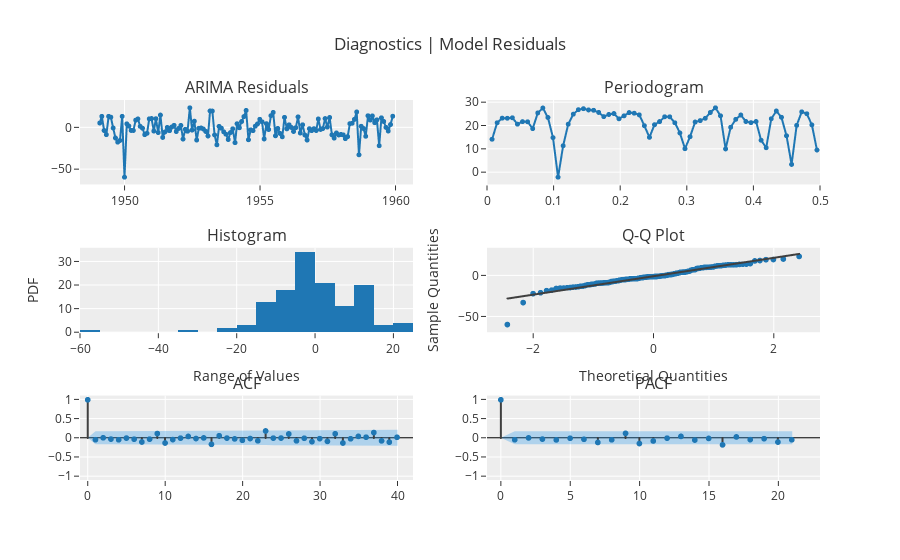

Notebook source saved alongside this figure:
### Code cell
exp.plot_model(sarima111112, plot='diagnostics')

### Figure 1 — Plotly figure (JSON) as saved in the notebook; plotly's stock layout.template omitted (floating-point values rounded to 4 significant figures; data arrays with more than 128 entries replaced by an {"elided": "..."} marker saying what was removed)
{"data": [{"line": {"color": "rgb(31, 119, 180)", "width": 2}, "marker": {"color": "rgb(31, 119, 180)", "size": 5}, "mode": "lines+markers", "name": "ARIMA", "showlegend": false, "type": "scattergl", "x": {"elided": "131 str values"}, "xaxis": "x", "y": {"elided": "131 float values"}, "yaxis": "y"}, {"hoverinfo": "text", "hovertext": ["Freq: 0.0076<br>Ampl: 14.2358<br>Time period: 131.0", "Freq: 0.0153<br>Ampl: 21.3504<br>Time period: 65.5", "Freq: 0.0229<br>Ampl: 23.3305<br>Time period: 43.6667", "Freq: 0.0305<br>Ampl: 23.2862<br>Time period: 32.75", "Freq: 0.0382<br>Ampl: 23.4818<br>Time period: 26.2", "Freq: 0.0458<br>Ampl: 20.7438<br>Time period: 21.8333", "Freq: 0.0534<br>Ampl: 21.8332<br>Time period: 18.7143", "Freq: 0.0611<br>Ampl: 21.7573<br>Time period: 16.375", "Freq: 0.0687<br>Ampl: 18.8166<br>Time period: 14.5556", "Freq: 0.0763<br>Ampl: 25.575<br>Time period: 13.1", "Freq: 0.084<br>Ampl: 27.6827<br>Time period: 11.9091", "Freq: 0.0916<br>Ampl: 23.6215<br>Time period: 10.9167", "Freq: 0.0992<br>Ampl: 14.9346<br>Time period: 10.0769", "Freq: 0.1069<br>Ampl: -2.1112<br>Time period: 9.3571", "Freq: 0.1145<br>Ampl: 11.4421<br>Time period: 8.7333", "Freq: 0.1221<br>Ampl: 20.7265<br>Time period: 8.1875", "Freq: 0.1298<br>Ampl: 25.0536<br>Time period: 7.7059", "Freq: 0.1374<br>Ampl: 26.9767<br>Time period: 7.2778", "Freq: 0.145<br>Ampl: 27.4036<br>Time period: 6.8947", "Freq: 0.1527<br>Ampl: 26.871<br>Time period: 6.55", "Freq: 0.1603<br>Ampl: 26.7139<br>Time period: 6.2381", "Freq: 0.1679<br>Ampl: 25.7969<br>Time period: 5.9545", "Freq: 0.1756<br>Ampl: 23.9847<br>Time period: 5.6957", "Freq: 0.1832<br>Ampl: 24.9203<br>Time period: 5.4583", "Freq: 0.1908<br>Ampl: 25.299<br>Time period: 5.24", "Freq: 0.1985<br>Ampl: 23.0395<br>Time period: 5.0385", "Freq: 0.2061<br>Ampl: 24.3248<br>Time period: 4.8519", "Freq: 0.2137<br>Ampl: 25.7276<br>Time period: 4.6786", "Freq: 0.2214<br>Ampl: 25.4566<br>Time period: 4.5172", "Freq: 0.229<br>Ampl: 24.7381<br>Time period: 4.3667", "Freq: 0.2366<br>Ampl: 20.0809<br>Time period: 4.2258", "Freq: 0.2443<br>Ampl: 15.0561<br>Time period: 4.0938", "Freq: 0.2519<br>Ampl: 20.5063<br>Time period: 3.9697", "Freq: 0.2595<br>Ampl: 21.8465<br>Time period: 3.8529", "Freq: 0.2672<br>Ampl: 23.9206<br>Time period: 3.7429", "Freq: 0.2748<br>Ampl: 23.9106<br>Time period: 3.6389", "Freq: 0.2824<br>Ampl: 21.3491<br>Time period: 3.5405", "Freq: 0.2901<br>Ampl: 16.9388<br>Time period: 3.4474", "Freq: 0.2977<br>Ampl: 10.1769<br>Time period: 3.359", "Freq: 0.3053<br>Ampl: 15.3413<br>Time period: 3.275", "Freq: 0.313<br>Ampl: 21.6448<br>Time period: 3.1951", "Freq: 0.3206<br>Ampl: 22.2707<br>Time period: 3.119", "Freq: 0.3282<br>Ampl: 23.2787<br>Time period: 3.0465", "Freq: 0.3359<br>Ampl: 25.7691<br>Time period: 2.9773", "Freq: 0.3435<br>Ampl: 27.7845<br>Time period: 2.9111", "Freq: 0.3511<br>Ampl: 24.3489<br>Time period: 2.8478", "Freq: 0.3588<br>Ampl: 10.0743<br>Time period: 2.7872", "Freq: 0.3664<br>Ampl: 19.3941<br>Time period: 2.7292", "Freq: 0.374<br>Ampl: 22.8138<br>Time period: 2.6735", "Freq: 0.3817<br>Ampl: 24.6775<br>Time period: 2.62", "Freq: 0.3893<br>Ampl: 21.8917<br>Time period: 2.5686", "Freq: 0.3969<br>Ampl: 21.4048<br>Time period: 2.5192", "Freq: 0.4046<br>Ampl: 21.8666<br>Time period: 2.4717", "Freq: 0.4122<br>Ampl: 13.7998<br>Time period: 2.4259", "Freq: 0.4198<br>Ampl: 10.5686<br>Time period: 2.3818", "Freq: 0.4275<br>Ampl: 23.0814<br>Time period: 2.3393", "Freq: 0.4351<br>Ampl: 26.4028<br>Time period: 2.2982", "Freq: 0.4427<br>Ampl: 23.7009<br>Time period: 2.2586", "Freq: 0.4504<br>Ampl: 15.7419<br>Time period: 2.2203", "Freq: 0.458<br>Ampl: 3.4031<br>Time period: 2.1833", "Freq: 0.4656<br>Ampl: 20.2183<br>Time period: 2.1475", "Freq: 0.4733<br>Ampl: 26.0402<br>Time period: 2.1129", "Freq: 0.4809<br>Ampl: 25.226<br>Time period: 2.0794", "Freq: 0.4885<br>Ampl: 20.4168<br>Time period: 2.0469", "Freq: 0.4962<br>Ampl: 9.6002<br>Time period: 2.0154"], "line": {"color": "#1f77b4", "width": 2}, "marker": {"size": 5}, "mode": "lines+markers", "name": "ARIMA", "showlegend": false, "type": "scattergl", "x": [0.007634, 0.01527, 0.0229, 0.03053, 0.03817, 0.0458, 0.05344, 0.06107, 0.0687, 0.07634, 0.08397, 0.0916, 0.09924, 0.1069, 0.1145, 0.1221, 0.1298, 0.1374, 0.145, 0.1527, 0.1603, 0.1679, 0.1756, 0.1832, 0.1908, 0.1985, 0.2061, 0.2137, 0.2214, 0.229, 0.2366, 0.2443, 0.2519, 0.2595, 0.2672, 0.2748, 0.2824, 0.2901, 0.2977, 0.3053, 0.313, 0.3206, 0.3282, 0.3359, 0.3435, 0.3511, 0.3588, 0.3664, 0.374, 0.3817, 0.3893, 0.3969, 0.4046, 0.4122, 0.4198, 0.4275, 0.4351, 0.4427, 0.4504, 0.458, 0.4656, 0.4733, 0.4809, 0.4885, 0.4962], "xaxis": "x2", "y": [14.24, 21.35, 23.33, 23.29, 23.48, 20.74, 21.83, 21.76, 18.82, 25.57, 27.68, 23.62, 14.93, -2.111, 11.44, 20.73, 25.05, 26.98, 27.4, 26.87, 26.71, 25.8, 23.98, 24.92, 25.3, 23.04, 24.32, 25.73, 25.46, 24.74, 20.08, 15.06, 20.51, 21.85, 23.92, 23.91, 21.35, 16.94, 10.18, 15.34, 21.64, 22.27, 23.28, 25.77, 27.78, 24.35, 10.07, 19.39, 22.81, 24.68, 21.89, 21.4, 21.87, 13.8, 10.57, 23.08, 26.4, 23.7, 15.74, 3.403, 20.22, 26.04, 25.23, 20.42, 9.6], "yaxis": "y2"}, {"alignmentgroup": "True", "bingroup": "x", "hovertemplate": "variable=ARIMA<br>value=%{x}<br>count=%{y}<extra></extra>", "legendgroup": "ARIMA", "marker": {"color": "#1f77b4", "pattern": {"shape": ""}}, "name": "ARIMA", "offsetgroup": "ARIMA", "orientation": "v", "showlegend": false, "type": "histogram", "x": {"elided": "131 float values"}, "xaxis": "x3", "yaxis": "y3"}, {"marker": {"color": "#1f77b4"}, "mode": "markers", "name": "ARIMA", "showlegend": false, "type": "scattergl", "x": {"elided": "131 float values"}, "xaxis": "x4", "y": {"elided": "131 float values"}, "yaxis": "y4"}, {"line": {"color": "#3f3f3f"}, "mode": "lines", "name": "ARIMA", "showlegend": false, "type": "scattergl", "x": {"elided": "131 float values"}, "xaxis": "x4", "y": {"elided": "131 float values"}, "yaxis": "y4"}, {"line": {"color": "#3f3f3f"}, "mode": "lines", "name": "ACF", "showlegend": false, "type": "scattergl", "x": [0, 0], "xaxis": "x5", "y": [0, 1], "yaxis": "y5"}, {"line": {"color": "#3f3f3f"}, "mode": "lines", "name": "ACF", "showlegend": false, "type": "scattergl", "x": [1, 1], "xaxis": "x5", "y": [0, -0.04535], "yaxis": "y5"}, {"line": {"color": "#3f3f3f"}, "mode": "lines", "name": "ACF", "showlegend": false, "type": "scattergl", "x": [2, 2], "xaxis": "x5", "y": [0, 0.004864], "yaxis": "y5"}, {"line": {"color": "#3f3f3f"}, "mode": "lines", "name": "ACF", "showlegend": false, "type": "scattergl", "x": [3, 3], "xaxis": "x5", "y": [0, -0.0286], "yaxis": "y5"}, {"line": {"color": "#3f3f3f"}, "mode": "lines", "name": "ACF", "showlegend": false, "type": "scattergl", "x": [4, 4], "xaxis": "x5", "y": [0, -0.04558], "yaxis": "y5"}, {"line": {"color": "#3f3f3f"}, "mode": "lines", "name": "ACF", "showlegend": false, "type": "scattergl", "x": [5, 5], "xaxis": "x5", "y": [0, -0.002527], "yaxis": "y5"}, {"line": {"color": "#3f3f3f"}, "mode": "lines", "name": "ACF", "showlegend": false, "type": "scattergl", "x": [6, 6], "xaxis": "x5", "y": [0, -0.0307], "yaxis": "y5"}, {"line": {"color": "#3f3f3f"}, "mode": "lines", "name": "ACF", "showlegend": false, "type": "scattergl", "x": [7, 7], "xaxis": "x5", "y": [0, -0.1044], "yaxis": "y5"}, {"line": {"color": "#3f3f3f"}, "mode": "lines", "name": "ACF", "showlegend": false, "type": "scattergl", "x": [8, 8], "xaxis": "x5", "y": [0, -0.03068], "yaxis": "y5"}, {"line": {"color": "#3f3f3f"}, "mode": "lines", "name": "ACF", "showlegend": false, "type": "scattergl", "x": [9, 9], "xaxis": "x5", "y": [0, 0.1163], "yaxis": "y5"}, {"line": {"color": "#3f3f3f"}, "mode": "lines", "name": "ACF", "showlegend": false, "type": "scattergl", "x": [10, 10], "xaxis": "x5", "y": [0, -0.1306], "yaxis": "y5"}, {"line": {"color": "#3f3f3f"}, "mode": "lines", "name": "ACF", "showlegend": false, "type": "scattergl", "x": [11, 11], "xaxis": "x5", "y": [0, -0.04161], "yaxis": "y5"}, {"line": {"color": "#3f3f3f"}, "mode": "lines", "name": "ACF", "showlegend": false, "type": "scattergl", "x": [12, 12], "xaxis": "x5", "y": [0, -0.003518], "yaxis": "y5"}, {"line": {"color": "#3f3f3f"}, "mode": "lines", "name": "ACF", "showlegend": false, "type": "scattergl", "x": [13, 13], "xaxis": "x5", "y": [0, 0.04087], "yaxis": "y5"}, {"line": {"color": "#3f3f3f"}, "mode": "lines", "name": "ACF", "showlegend": false, "type": "scattergl", "x": [14, 14], "xaxis": "x5", "y": [0, -0.01432], "yaxis": "y5"}, {"line": {"color": "#3f3f3f"}, "mode": "lines", "name": "ACF", "showlegend": false, "type": "scattergl", "x": [15, 15], "xaxis": "x5", "y": [0, 0.00194], "yaxis": "y5"}, {"line": {"color": "#3f3f3f"}, "mode": "lines", "name": "ACF", "showlegend": false, "type": "scattergl", "x": [16, 16], "xaxis": "x5", "y": [0, -0.1658], "yaxis": "y5"}, {"line": {"color": "#3f3f3f"}, "mode": "lines", "name": "ACF", "showlegend": false, "type": "scattergl", "x": [17, 17], "xaxis": "x5", "y": [0, 0.05896], "yaxis": "y5"}, {"line": {"color": "#3f3f3f"}, "mode": "lines", "name": "ACF", "showlegend": false, "type": "scattergl", "x": [18, 18], "xaxis": "x5", "y": [0, -0.002135], "yaxis": "y5"}, {"line": {"color": "#3f3f3f"}, "mode": "lines", "name": "ACF", "showlegend": false, "type": "scattergl", "x": [19, 19], "xaxis": "x5", "y": [0, -0.02404], "yaxis": "y5"}, {"line": {"color": "#3f3f3f"}, "mode": "lines", "name": "ACF", "showlegend": false, "type": "scattergl", "x": [20, 20], "xaxis": "x5", "y": [0, -0.06066], "yaxis": "y5"}, {"line": {"color": "#3f3f3f"}, "mode": "lines", "name": "ACF", "showlegend": false, "type": "scattergl", "x": [21, 21], "xaxis": "x5", "y": [0, -0.01405], "yaxis": "y5"}, {"line": {"color": "#3f3f3f"}, "mode": "lines", "name": "ACF", "showlegend": false, "type": "scattergl", "x": [22, 22], "xaxis": "x5", "y": [0, -0.0739], "yaxis": "y5"}, {"line": {"color": "#3f3f3f"}, "mode": "lines", "name": "ACF", "showlegend": false, "type": "scattergl", "x": [23, 23], "xaxis": "x5", "y": [0, 0.1838], "yaxis": "y5"}, {"line": {"color": "#3f3f3f"}, "mode": "lines", "name": "ACF", "showlegend": false, "type": "scattergl", "x": [24, 24], "xaxis": "x5", "y": [0, -0.00345], "yaxis": "y5"}, {"line": {"color": "#3f3f3f"}, "mode": "lines", "name": "ACF", "showlegend": false, "type": "scattergl", "x": [25, 25], "xaxis": "x5", "y": [0, -0.001762], "yaxis": "y5"}, {"line": {"color": "#3f3f3f"}, "mode": "lines", "name": "ACF", "showlegend": false, "type": "scattergl", "x": [26, 26], "xaxis": "x5", "y": [0, 0.1059], "yaxis": "y5"}, {"line": {"color": "#3f3f3f"}, "mode": "lines", "name": "ACF", "showlegend": false, "type": "scattergl", "x": [27, 27], "xaxis": "x5", "y": [0, -0.07447], "yaxis": "y5"}, {"line": {"color": "#3f3f3f"}, "mode": "lines", "name": "ACF", "showlegend": false, "type": "scattergl", "x": [28, 28], "xaxis": "x5", "y": [0, -0.006777], "yaxis": "y5"}, {"line": {"color": "#3f3f3f"}, "mode": "lines", "name": "ACF", "showlegend": false, "type": "scattergl", "x": [29, 29], "xaxis": "x5", "y": [0, -0.0961], "yaxis": "y5"}, {"line": {"color": "#3f3f3f"}, "mode": "lines", "name": "ACF", "showlegend": false, "type": "scattergl", "x": [30, 30], "xaxis": "x5", "y": [0, -0.01674], "yaxis": "y5"}, {"line": {"color": "#3f3f3f"}, "mode": "lines", "name": "ACF", "showlegend": false, "type": "scattergl", "x": [31, 31], "xaxis": "x5", "y": [0, -0.08805], "yaxis": "y5"}, {"line": {"color": "#3f3f3f"}, "mode": "lines", "name": "ACF", "showlegend": false, "type": "scattergl", "x": [32, 32], "xaxis": "x5", "y": [0, 0.1101], "yaxis": "y5"}, {"line": {"color": "#3f3f3f"}, "mode": "lines", "name": "ACF", "showlegend": false, "type": "scattergl", "x": [33, 33], "xaxis": "x5", "y": [0, -0.1311], "yaxis": "y5"}, {"line": {"color": "#3f3f3f"}, "mode": "lines", "name": "ACF", "showlegend": false, "type": "scattergl", "x": [34, 34], "xaxis": "x5", "y": [0, -0.02019], "yaxis": "y5"}, {"line": {"color": "#3f3f3f"}, "mode": "lines", "name": "ACF", "showlegend": false, "type": "scattergl", "x": [35, 35], "xaxis": "x5", "y": [0, 0.04272], "yaxis": "y5"}, {"line": {"color": "#3f3f3f"}, "mode": "lines", "name": "ACF", "showlegend": false, "type": "scattergl", "x": [36, 36], "xaxis": "x5", "y": [0, 0.02158], "yaxis": "y5"}, {"line": {"color": "#3f3f3f"}, "mode": "lines", "name": "ACF", "showlegend": false, "type": "scattergl", "x": [37, 37], "xaxis": "x5", "y": [0, 0.1421], "yaxis": "y5"}, {"line": {"color": "#3f3f3f"}, "mode": "lines", "name": "ACF", "showlegend": false, "type": "scattergl", "x": [38, 38], "xaxis": "x5", "y": [0, -0.07517], "yaxis": "y5"}, {"line": {"color": "#3f3f3f"}, "mode": "lines", "name": "ACF", "showlegend": false, "type": "scattergl", "x": [39, 39], "xaxis": "x5", "y": [0, -0.1087], "yaxis": "y5"}, {"line": {"color": "#3f3f3f"}, "mode": "lines", "name": "ACF", "showlegend": false, "type": "scattergl", "x": [40, 40], "xaxis": "x5", "y": [0, 0.01846], "yaxis": "y5"}, {"marker": {"color": "#1f77b4", "size": 6}, "mode": "markers", "name": "ACF", "showlegend": false, "type": "scattergl", "x": [0, 1, 2, 3, 4, 5, 6, 7, 8, 9, 10, 11, 12, 13, 14, 15, 16, 17, 18, 19, 20, 21, 22, 23, 24, 25, 26, 27, 28, 29, 30, 31, 32, 33, 34, 35, 36, 37, 38, 39, 40], "xaxis": "x5", "y": [1, -0.04535, 0.004864, -0.0286, -0.04558, -0.002527, -0.0307, -0.1044, -0.03068, 0.1163, -0.1306, -0.04161, -0.003518, 0.04087, -0.01432, 0.00194, -0.1658, 0.05896, -0.002135, -0.02404, -0.06066, -0.01405, -0.0739, 0.1838, -0.00345, -0.001762, 0.1059, -0.07447, -0.006777, -0.0961, -0.01674, -0.08805, 0.1101, -0.1311, -0.02019, 0.04272, 0.02158, 0.1421, -0.07517, -0.1087, 0.01846], "yaxis": "y5"}, {"line": {"color": "rgba(255,255,255,0)"}, "mode": "lines", "name": "UC", "showlegend": false, "type": "scatter", "x": [0, 1, 2, 3, 4, 5, 6, 7, 8, 9, 10, 11, 12, 13, 14, 15, 16, 17, 18, 19, 20, 21, 22, 23, 24, 25, 26, 27, 28, 29, 30, 31, 32, 33, 34, 35, 36, 37, 38, 39, 40], "xaxis": "x5", "y": [0, 0.1712, 0.1716, 0.1716, 0.1717, 0.1721, 0.1721, 0.1723, 0.1741, 0.1743, 0.1765, 0.1793, 0.1796, 0.1796, 0.1799, 0.1799, 0.1799, 0.1844, 0.1849, 0.1849, 0.185, 0.1856, 0.1856, 0.1865, 0.1917, 0.1917, 0.1917, 0.1934, 0.1943, 0.1943, 0.1957, 0.1957, 0.1969, 0.1986, 0.2012, 0.2012, 0.2015, 0.2016, 0.2045, 0.2053, 0.207], "yaxis": "y5"}, {"fill": "tonexty", "fillcolor": "rgba(32, 146, 230,0.3)", "line": {"color": "rgba(255,255,255,0)"}, "mode": "lines", "name": "LC", "showlegend": false, "type": "scatter", "x": [0, 1, 2, 3, 4, 5, 6, 7, 8, 9, 10, 11, 12, 13, 14, 15, 16, 17, 18, 19, 20, 21, 22, 23, 24, 25, 26, 27, 28, 29, 30, 31, 32, 33, 34, 35, 36, 37, 38, 39, 40], "xaxis": "x5", "y": [0, -0.1712, -0.1716, -0.1716, -0.1717, -0.1721, -0.1721, -0.1723, -0.1741, -0.1743, -0.1765, -0.1793, -0.1796, -0.1796, -0.1799, -0.1799, -0.1799, -0.1844, -0.1849, -0.1849, -0.185, -0.1856, -0.1856, -0.1865, -0.1917, -0.1917, -0.1917, -0.1934, -0.1943, -0.1943, -0.1957, -0.1957, -0.1969, -0.1986, -0.2012, -0.2012, -0.2015, -0.2016, -0.2045, -0.2053, -0.207], "yaxis": "y5"}, {"line": {"color": "#3f3f3f"}, "mode": "lines", "name": "PACF", "showlegend": false, "type": "scattergl", "x": [0, 0], "xaxis": "x6", "y": [0, 1], "yaxis": "y6"}, {"line": {"color": "#3f3f3f"}, "mode": "lines", "name": "PACF", "showlegend": false, "type": "scattergl", "x": [1, 1], "xaxis": "x6", "y": [0, -0.0457], "yaxis": "y6"}, {"line": {"color": "#3f3f3f"}, "mode": "lines", "name": "PACF", "showlegend": false, "type": "scattergl", "x": [2, 2], "xaxis": "x6", "y": [0, 0.002857], "yaxis": "y6"}, {"line": {"color": "#3f3f3f"}, "mode": "lines", "name": "PACF", "showlegend": false, "type": "scattergl", "x": [3, 3], "xaxis": "x6", "y": [0, -0.02898], "yaxis": "y6"}, {"line": {"color": "#3f3f3f"}, "mode": "lines", "name": "PACF", "showlegend": false, "type": "scattergl", "x": [4, 4], "xaxis": "x6", "y": [0, -0.04982], "yaxis": "y6"}, {"line": {"color": "#3f3f3f"}, "mode": "lines", "name": "PACF", "showlegend": false, "type": "scattergl", "x": [5, 5], "xaxis": "x6", "y": [0, -0.006946], "yaxis": "y6"}, {"line": {"color": "#3f3f3f"}, "mode": "lines", "name": "PACF", "showlegend": false, "type": "scattergl", "x": [6, 6], "xaxis": "x6", "y": [0, -0.03339], "yaxis": "y6"}, {"line": {"color": "#3f3f3f"}, "mode": "lines", "name": "PACF", "showlegend": false, "type": "scattergl", "x": [7, 7], "xaxis": "x6", "y": [0, -0.1171], "yaxis": "y6"}, {"line": {"color": "#3f3f3f"}, "mode": "lines", "name": "PACF", "showlegend": false, "type": "scattergl", "x": [8, 8], "xaxis": "x6", "y": [0, -0.04739], "yaxis": "y6"}, {"line": {"color": "#3f3f3f"}, "mode": "lines", "name": "PACF", "showlegend": false, "type": "scattergl", "x": [9, 9], "xaxis": "x6", "y": [0, 0.1208], "yaxis": "y6"}, {"line": {"color": "#3f3f3f"}, "mode": "lines", "name": "PACF", "showlegend": false, "type": "scattergl", "x": [10, 10], "xaxis": "x6", "y": [0, -0.1449], "yaxis": "y6"}, {"line": {"color": "#3f3f3f"}, "mode": "lines", "name": "PACF", "showlegend": false, "type": "scattergl", "x": [11, 11], "xaxis": "x6", "y": [0, -0.07801], "yaxis": "y6"}, {"line": {"color": "#3f3f3f"}, "mode": "lines", "name": "PACF", "showlegend": false, "type": "scattergl", "x": [12, 12], "xaxis": "x6", "y": [0, -0.003691], "yaxis": "y6"}, {"line": {"color": "#3f3f3f"}, "mode": "lines", "name": "PACF", "showlegend": false, "type": "scattergl", "x": [13, 13], "xaxis": "x6", "y": [0, 0.04157], "yaxis": "y6"}, {"line": {"color": "#3f3f3f"}, "mode": "lines", "name": "PACF", "showlegend": false, "type": "scattergl", "x": [14, 14], "xaxis": "x6", "y": [0, -0.05281], "yaxis": "y6"}, {"line": {"color": "#3f3f3f"}, "mode": "lines", "name": "PACF", "showlegend": false, "type": "scattergl", "x": [15, 15], "xaxis": "x6", "y": [0, -0.01141], "yaxis": "y6"}, {"line": {"color": "#3f3f3f"}, "mode": "lines", "name": "PACF", "showlegend": false, "type": "scattergl", "x": [16, 16], "xaxis": "x6", "y": [0, -0.1802], "yaxis": "y6"}, {"line": {"color": "#3f3f3f"}, "mode": "lines", "name": "PACF", "showlegend": false, "type": "scattergl", "x": [17, 17], "xaxis": "x6", "y": [0, 0.02751], "yaxis": "y6"}, {"line": {"color": "#3f3f3f"}, "mode": "lines", "name": "PACF", "showlegend": false, "type": "scattergl", "x": [18, 18], "xaxis": "x6", "y": [0, -0.04286], "yaxis": "y6"}, {"line": {"color": "#3f3f3f"}, "mode": "lines", "name": "PACF", "showlegend": false, "type": "scattergl", "x": [19, 19], "xaxis": "x6", "y": [0, -0.01802], "yaxis": "y6"}, {"line": {"color": "#3f3f3f"}, "mode": "lines", "name": "PACF", "showlegend": false, "type": "scattergl", "x": [20, 20], "xaxis": "x6", "y": [0, -0.1067], "yaxis": "y6"}, {"line": {"color": "#3f3f3f"}, "mode": "lines", "name": "PACF", "showlegend": false, "type": "scattergl", "x": [21, 21], "xaxis": "x6", "y": [0, -0.04695], "yaxis": "y6"}, {"marker": {"color": "#1f77b4", "size": 6}, "mode": "markers", "name": "PACF", "showlegend": false, "type": "scattergl", "x": [0, 1, 2, 3, 4, 5, 6, 7, 8, 9, 10, 11, 12, 13, 14, 15, 16, 17, 18, 19, 20, 21], "xaxis": "x6", "y": [1, -0.0457, 0.002857, -0.02898, -0.04982, -0.006946, -0.03339, -0.1171, -0.04739, 0.1208, -0.1449, -0.07801, -0.003691, 0.04157, -0.05281, -0.01141, -0.1802, 0.02751, -0.04286, -0.01802, -0.1067, -0.04695], "yaxis": "y6"}, {"line": {"color": "rgba(255,255,255,0)"}, "mode": "lines", "name": "UC", "showlegend": false, "type": "scatter", "x": [0, 1, 2, 3, 4, 5, 6, 7, 8, 9, 10, 11, 12, 13, 14, 15, 16, 17, 18, 19, 20, 21], "xaxis": "x6", "y": [0, 0.1712, 0.1712, 0.1712, 0.1712, 0.1712, 0.1712, 0.1712, 0.1712, 0.1712, 0.1712, 0.1712, 0.1712, 0.1712, 0.1712, 0.1712, 0.1712, 0.1712, 0.1712, 0.1712, 0.1712, 0.1712], "yaxis": "y6"}, {"fill": "tonexty", "fillcolor": "rgba(32, 146, 230,0.3)", "line": {"color": "rgba(255,255,255,0)"}, "mode": "lines", "name": "LC", "showlegend": false, "type": "scatter", "x": [0, 1, 2, 3, 4, 5, 6, 7, 8, 9, 10, 11, 12, 13, 14, 15, 16, 17, 18, 19, 20, 21], "xaxis": "x6", "y": [0, -0.1712, -0.1712, -0.1712, -0.1712, -0.1712, -0.1712, -0.1712, -0.1712, -0.1712, -0.1712, -0.1712, -0.1712, -0.1712, -0.1712, -0.1712, -0.1712, -0.1712, -0.1712, -0.1712, -0.1712, -0.1712], "yaxis": "y6"}], "layout": {"annotations": [{"font": {"size": 16}, "showarrow": false, "text": "ARIMA Residuals", "x": 0.225, "xanchor": "center", "xref": "paper", "y": 1, "yanchor": "bottom", "yref": "paper"}, {"font": {"size": 16}, "showarrow": false, "text": "Periodogram", "x": 0.775, "xanchor": "center", "xref": "paper", "y": 1, "yanchor": "bottom", "yref": "paper"}, {"font": {"size": 16}, "showarrow": false, "text": "Histogram", "x": 0.225, "xanchor": "center", "xref": "paper", "y": 0.6111, "yanchor": "bottom", "yref": "paper"}, {"font": {"size": 16}, "showarrow": false, "text": "Q-Q Plot", "x": 0.775, "xanchor": "center", "xref": "paper", "y": 0.6111, "yanchor": "bottom", "yref": "paper"}, {"font": {"size": 16}, "showarrow": false, "text": "ACF", "x": 0.225, "xanchor": "center", "xref": "paper", "y": 0.2222, "yanchor": "bottom", "yref": "paper"}, {"font": {"size": 16}, "showarrow": false, "text": "PACF", "x": 0.775, "xanchor": "center", "xref": "paper", "y": 0.2222, "yanchor": "bottom", "yref": "paper"}], "showlegend": false, "title": {"text": "Diagnostics | Model Residuals"}, "xaxis": {"anchor": "y", "domain": [0, 0.45]}, "xaxis2": {"anchor": "y2", "domain": [0.55, 1], "range": [0, 0.5]}, "xaxis3": {"anchor": "y3", "domain": [0, 0.45], "title": {"text": "Range of Values"}}, "xaxis4": {"anchor": "y4", "domain": [0.55, 1], "title": {"text": "Theoretical Quantities"}}, "xaxis5": {"anchor": "y5", "domain": [0, 0.45], "range": [-1, 42]}, "xaxis6": {"anchor": "y6", "domain": [0.55, 1], "range": [-1, 23]}, "yaxis": {"anchor": "x", "domain": [0.7778, 1]}, "yaxis2": {"anchor": "x2", "domain": [0.7778, 1]}, "yaxis3": {"anchor": "x3", "domain": [0.3889, 0.6111], "title": {"text": "PDF"}}, "yaxis4": {"anchor": "x4", "domain": [0.3889, 0.6111], "title": {"text": "Sample Quantities"}}, "yaxis5": {"anchor": "x5", "domain": [0, 0.2222], "range": [-1.1, 1.1], "zerolinecolor": "#000000"}, "yaxis6": {"anchor": "x6", "domain": [0, 0.2222], "range": [-1.1, 1.1], "zerolinecolor": "#000000"}}}
